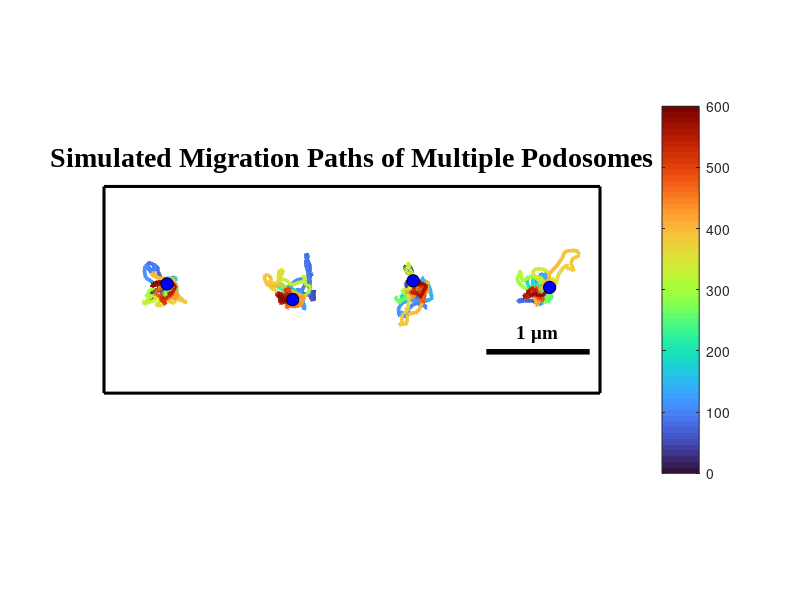

This figure's MATLAB source: (Note: this script raises an error after producing the figure.)
%% === Initialization & Physical Simulation ===
clear; clc;

R = 0.8; c = 100; k_spring = 0.85;
asymptote_um = 60.0/1000; 
tau_corr = 20; num_springs = 150; ron = 0.15; roff = 0.1;
F_brown_mag = 2.2; dt = 1.0; T = 600; t = 0:dt:T; N_steps = length(t);

num_instances = 4;      
spacing = 1.2;          
pos_all = zeros(2, N_steps, num_instances); 

theta = linspace(0, 2*pi, num_springs+1); theta = theta(1:end-1);
anchor_points_base = [R * cos(theta); R * sin(theta)];
xr0 = 0.25 + 0.2 * sin(2*pi*(1/300.0)*t);

for inst = 1:num_instances
    current_pos = [0; 0]; 
    spring_connected = rand(1, num_springs) < (ron/(ron+roff));
    current_brown_force = [0; 0];
    exp_factor = exp(-dt/tau_corr);
    noise_prefactor = F_brown_mag * sqrt(1 - exp_factor^2);
    
    for i = 1:N_steps-1        
        % O-U Brownian force
        white_noise = randn(2, 1);
        current_brown_force = current_brown_force * exp_factor + noise_prefactor * white_noise;
        
        % Markov transitions
        spring_connected = (rand(1, num_springs) < (1-exp(-ron*dt)) & ~spring_connected) | ...
                           (~(rand(1, num_springs) < (1-exp(-roff*dt))) & spring_connected);
        
        % Elastic force
        F_spring_net = [0; 0];
        idx = find(spring_connected);
        if ~isempty(idx)
            r_vecs = current_pos - anchor_points_base(:,idx);
            r_mags = sqrt(sum(r_vecs.^2, 1));
            valid = r_mags > 0;
            if any(valid)
                forces = -k_spring * (r_mags(valid) - (R + xr0(i))) .* (r_vecs(:,valid) ./ r_mags(valid));
                F_spring_net = sum(forces, 2);
            end
        end
        
        % Velocity saturation
        v_raw = (F_spring_net + current_brown_force) / c;
        v_mag = norm(v_raw);
        if v_mag > 0
            v_soft = asymptote_um * tanh(v_mag / asymptote_um);
            current_vel = v_raw * (v_soft / v_mag);
        else
            current_vel = [0;0];
        end
        
        current_pos = current_pos + current_vel * dt;
        pos_all(:, i+1, inst) = current_pos;
    end
end

%% === Visualization: Migration Paths ===
figure('Name', 'Podosome_Migration_Paths', 'Position', [100, 300, 900, 380], 'Color', 'w');
hold on;

title('Simulated Migration Paths of Multiple Podosomes', ...
    'FontSize', 20, 'FontName', 'Times New Roman', 'FontWeight', 'bold');

set(gca, 'LineWidth', 2.2, 'Box', 'on', ...
         'XTick', [], 'YTick', [], ...
         'XColor', 'k', 'YColor', 'k');

for inst = 1:num_instances
    x_offset = (inst-1) * spacing;
    
    this_x = pos_all(1,:,inst) + x_offset;
    this_y = pos_all(2,:,inst);
    surface([this_x; this_x], [this_y; this_y], zeros(2, N_steps), [t; t], ...
            'FaceColor', 'no', 'EdgeColor', 'interp', 'LineWidth', 2.5);
    
    scatter(this_x(end), this_y(end), 80, 'b', 'filled', 'MarkerEdgeColor', 'k');
end

colormap(turbo);

% Scale bar definition
scale_len = 1.0; 
x_limit_max = (num_instances-1)*spacing + 0.6;
x_limit_min = -0.6;
y_limit_min = -0.8;
y_limit_max = 0.8;

scale_x_end = x_limit_max - 0.1;
scale_x_start = scale_x_end - scale_len;
scale_y = y_limit_min + 0.2;

line([scale_x_start, scale_x_end], [scale_y, scale_y], 'Color', 'k', 'LineWidth', 4);
text((scale_x_start + scale_x_end)/2, scale_y + 0.18, '1 \mum', ...
     'HorizontalAlignment', 'center', 'FontName', 'Times New Roman', ...
     'FontSize', 14, 'FontWeight', 'bold');

axis equal;
xlim([x_limit_min, x_limit_max]);
ylim([y_limit_min - 0.2, y_limit_max + 0.2]);

cb = colorbar;
cb.Label.String = 'Time (s)';
cb.FontName = 'Times New Roman';
cb.FontSize = 11;

hold off;
